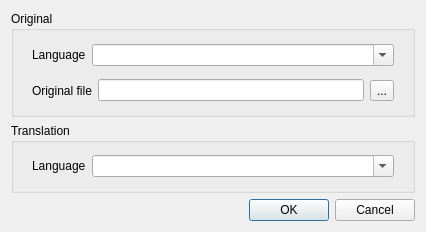
<?xml version="1.0" encoding="UTF-8"?>
<ui version="4.0">
 <class>FmProjectSettings</class>
 <widget class="QDialog" name="FmProjectSettings">
  <property name="geometry">
   <rect>
    <x>0</x>
    <y>0</y>
    <width>426</width>
    <height>232</height>
   </rect>
  </property>
  <property name="windowTitle">
   <string>Project properties</string>
  </property>
  <layout class="QVBoxLayout" name="verticalLayout" stretch="3,2,0">
   <item>
    <widget class="QGroupBox" name="grpOriginal">
     <property name="title">
      <string>Original</string>
     </property>
     <layout class="QVBoxLayout" name="verticalLayout_2">
      <item>
       <widget class="QWidget" name="wiOrigLanguage" native="true">
        <layout class="QHBoxLayout" name="horizontalLayout_4" stretch="0,1">
         <property name="topMargin">
          <number>0</number>
         </property>
         <property name="bottomMargin">
          <number>0</number>
         </property>
         <item>
          <widget class="QLabel" name="lbOrigLanguage">
           <property name="text">
            <string>Language</string>
           </property>
          </widget>
         </item>
         <item>
          <widget class="QComboBox" name="edOrigLanguage">
           <property name="editable">
            <bool>true</bool>
           </property>
          </widget>
         </item>
        </layout>
       </widget>
      </item>
      <item>
       <widget class="QWidget" name="wiOrigFile" native="true">
        <layout class="QHBoxLayout" name="horizontalLayout">
         <property name="topMargin">
          <number>0</number>
         </property>
         <property name="bottomMargin">
          <number>0</number>
         </property>
         <item>
          <widget class="QLabel" name="lbOriginaFile">
           <property name="text">
            <string>Original file</string>
           </property>
          </widget>
         </item>
         <item>
          <widget class="QLineEdit" name="edOrigFile"/>
         </item>
         <item>
          <widget class="QToolButton" name="btBrowseFile">
           <property name="focusPolicy">
            <enum>Qt::NoFocus</enum>
           </property>
           <property name="text">
            <string>...</string>
           </property>
          </widget>
         </item>
        </layout>
       </widget>
      </item>
     </layout>
    </widget>
   </item>
   <item>
    <widget class="QGroupBox" name="grpTranslation">
     <property name="title">
      <string>Translation</string>
     </property>
     <layout class="QVBoxLayout" name="verticalLayout_3">
      <item>
       <layout class="QHBoxLayout" name="horizontalLayout_2" stretch="0,1">
        <property name="leftMargin">
         <number>9</number>
        </property>
        <property name="rightMargin">
         <number>9</number>
        </property>
        <item>
         <widget class="QLabel" name="lbTranslLanguage">
          <property name="text">
           <string>Language</string>
          </property>
         </widget>
        </item>
        <item>
         <widget class="QComboBox" name="edTranslLanguage">
          <property name="editable">
           <bool>true</bool>
          </property>
         </widget>
        </item>
       </layout>
      </item>
     </layout>
    </widget>
   </item>
   <item>
    <widget class="QDialogButtonBox" name="buttonBox">
     <property name="standardButtons">
      <set>QDialogButtonBox::Cancel|QDialogButtonBox::Ok</set>
     </property>
    </widget>
   </item>
  </layout>
 </widget>
 <resources/>
 <connections/>
</ui>
